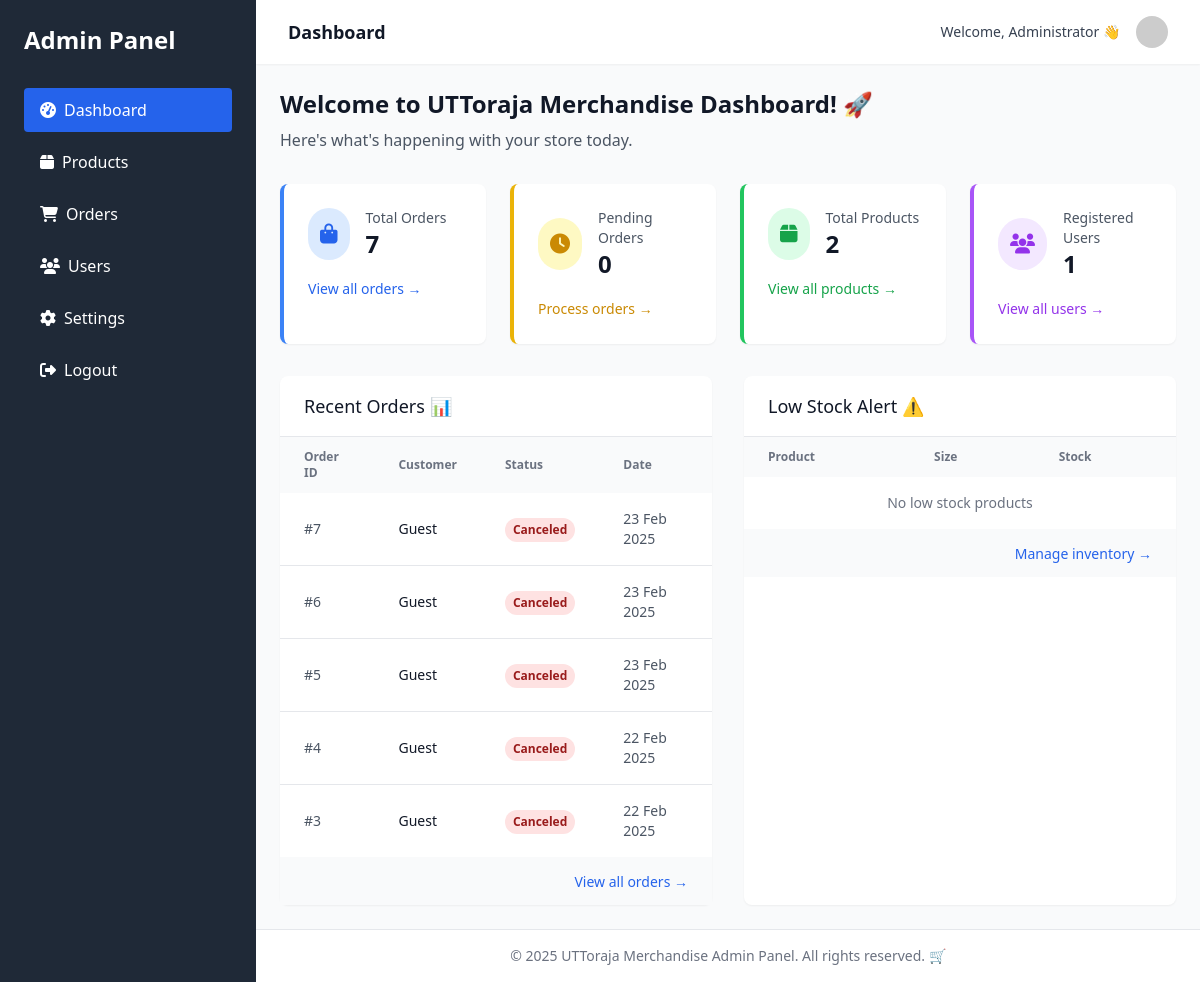
Before: /merchandise/admin/index.php (signed in) with the older database file.
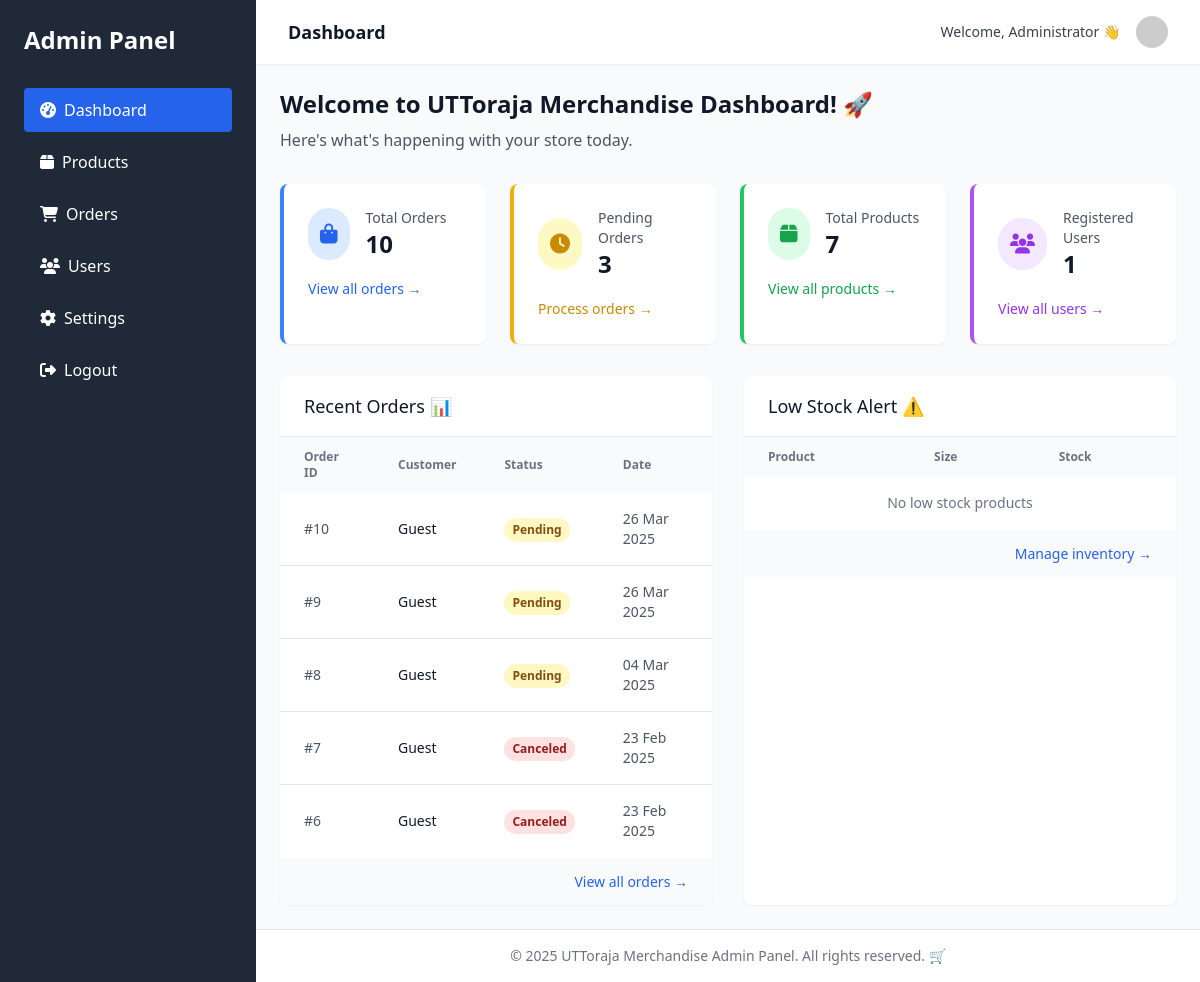
After: the same page with the newer database file.
### tables this page shows
CREATE TABLE `orders` (
  `id` int(11) NOT NULL,
  `user_id` int(11) DEFAULT NULL,
  `order_date` datetime DEFAULT current_timestamp(),
  `status` enum('pending','completed','canceled') NOT NULL,
  `delivery_method` varchar(50) DEFAULT NULL,
  `delivery_cost` decimal(10,2) DEFAULT NULL,
  `address` varchar(255) DEFAULT NULL,
  `phone` varchar(20) DEFAULT NULL
);

### merchandise/admin/index.php (the view, shortened to what the changed rows need)
<?php
require_once '../koneksi.php';
$result = $conn->query("SELECT COUNT(*) as total FROM Orders");
$totalOrders = $result->fetch_assoc()['total'];
$result = $conn->query("SELECT COUNT(*) as total FROM Products");
$totalProducts = $result->fetch_assoc()['total'];
$result = $conn->query("SELECT COUNT(*) as total FROM Orders WHERE status = 'pending'");
$pendingOrders = $result->fetch_assoc()['total'];
$result = $conn->query("
    SELECT o.*, u.name as customer_name
    FROM Orders o
    LEFT JOIN Users u ON o.user_id = u.id
    ORDER BY o.order_date DESC
    LIMIT 5
");
$recentOrders = $result->fetch_all(MYSQLI_ASSOC);
?>
<!DOCTYPE html>
<html lang="en">
<head>
    <script src="https://cdn.tailwindcss.com"></script>
    <link rel="stylesheet" href="https://cdnjs.cloudflare.com/ajax/libs/font-awesome/6.4.0/css/all.min.css">
</head>
<body class="bg-gray-50 min-h-screen flex">
    <div class="bg-gray-800 text-white w-64 py-6 flex-shrink-0 hidden md:block">
        <div class="px-6">
            <h2 class="text-2xl font-bold mb-8">Admin Panel</h2>
        </div>
    </div>
    <div class="flex-1 flex flex-col overflow-hidden">
        <header class="bg-white shadow-sm z-10">
            <div class="max-w-7xl mx-auto px-4 sm:px-6 lg:px-8 py-4 flex justify-between items-center">
                <div class="flex items-center">
                    <h1 class="text-lg font-semibold text-gray-900">Dashboard</h1>
                </div>
            </div>
        </header>
        <main class="flex-1 overflow-y-auto bg-gray-50 p-6">
            <div class="max-w-7xl mx-auto">
                <div class="mb-8">
                    <h2 class="text-2xl font-bold text-gray-900 mb-2">Welcome to UTToraja Merchandise Dashboard! 🚀</h2>
                </div>
                <div class="grid grid-cols-1 md:grid-cols-2 lg:grid-cols-4 gap-6 mb-8">
                    <div class="bg-white rounded-lg shadow-sm p-6 border-l-4 border-blue-500">
                        <div class="flex items-center">
                            <div>
                                <p class="text-sm font-medium text-gray-600">Total Orders</p>
                                <p class="text-2xl font-bold text-gray-900"><?php echo $totalOrders; ?></p>
                            </div>
                        </div>
                    </div>
                    <div class="bg-white rounded-lg shadow-sm p-6 border-l-4 border-yellow-500">
                        <div class="flex items-center">
                            <div>
                                <p class="text-sm font-medium text-gray-600">Pending Orders</p>
                                <p class="text-2xl font-bold text-gray-900"><?php echo $pendingOrders; ?></p>
                            </div>
                        </div>
                    </div>
                    <div class="bg-white rounded-lg shadow-sm p-6 border-l-4 border-green-500">
                        <div class="flex items-center">
                            <div>
                                <p class="text-sm font-medium text-gray-600">Total Products</p>
                                <p class="text-2xl font-bold text-gray-900"><?php echo $totalProducts; ?></p>
                            </div>
                        </div>
                    </div>
                </div>
                <div class="grid grid-cols-1 lg:grid-cols-2 gap-8">
                    <div class="bg-white rounded-lg shadow-sm">
                        <div class="overflow-x-auto">
                            <table class="w-full min-w-full">
                                <thead>
                                    <tr class="text-left text-xs font-semibold text-gray-500 bg-gray-50">
                                        <th class="px-6 py-3">Order ID</th>
                                        <th class="px-6 py-3">Customer</th>
                                        <th class="px-6 py-3">Status</th>
                                        <th class="px-6 py-3">Date</th>
                                    </tr>
                                </thead>
                                <tbody class="divide-y divide-gray-200">
                                    <?php if (empty($recentOrders)): ?>
                                        <tr>
                                            <td colspan="4" class="px-6 py-4 text-sm text-center text-gray-500">No recent orders found</td>
                                        </tr>
                                    <?php else: ?>
                                        <?php foreach ($recentOrders as $order): ?>
                                            <tr class="hover:bg-gray-50">
                                                <td class="px-6 py-4 text-sm text-gray-600">#<?php echo $order['id']; ?></td>
                                                <td class="px-6 py-4 text-sm font-medium text-gray-900"><?php echo htmlspecialchars($order['customer_name'] ?? 'Guest'); ?></td>
                                                <td class="px-6 py-4">
                                                    <span class="inline-flex px-2 py-1 text-xs font-semibold rounded-full
                                                        <?php
                                                        switch($order['status']) {
                                                            case 'pending': echo 'bg-yellow-100 text-yellow-800'; break;
                                                            case 'canceled': echo 'bg-red-100 text-red-800'; break;
                                                        }
                                                        ?>">
                                                        <?php echo ucfirst($order['status']); ?>
                                                    </span>
                                                </td>
                                                <td class="px-6 py-4 text-sm text-gray-600"><?php echo date('d M Y', strtotime($order['order_date'])); ?></td>
                                            </tr>
                                        <?php endforeach; ?>
                                    <?php endif; ?>
                                </tbody>
                            </table>
                        </div>
                    </div>
                    <div class="bg-white rounded-lg shadow-sm">
                        <div class="overflow-x-auto">
                            <table class="w-full min-w-full">
                                <thead>
                                    <tr class="text-left text-xs font-semibold text-gray-500 bg-gray-50">
                                        <th class="px-6 py-3">Product</th>
                                        <th class="px-6 py-3">Size</th>
                                        <th class="px-6 py-3">Stock</th>
                                    </tr>
                                </thead>
                            </table>
                        </div>
                    </div>
                </div>
            </div>
        </main>
    </div>
</body>
</html>

Changed rows visible on the page:
no longer on this page (row unchanged): orders: id "5", customer_name "Guest", status "Canceled", order_date "23 Feb 2025"
no longer on this page (row unchanged): orders: id "4", customer_name "Guest", status "Canceled", order_date "22 Feb 2025"
no longer on this page (row unchanged): orders: id "3", customer_name "Guest", status "Canceled", order_date "22 Feb 2025"
added orders: id "10", customer_name "Guest", status "Pending", order_date "26 Mar 2025"
added orders: id "9", customer_name "Guest", status "Pending", order_date "26 Mar 2025"
added orders: id "8", customer_name "Guest", status "Pending", order_date "04 Mar 2025"
Other visible differences:
$totalOrders: "7" → "10"
$pendingOrders: "0" → "3"
$totalProducts: "2" → "7"
